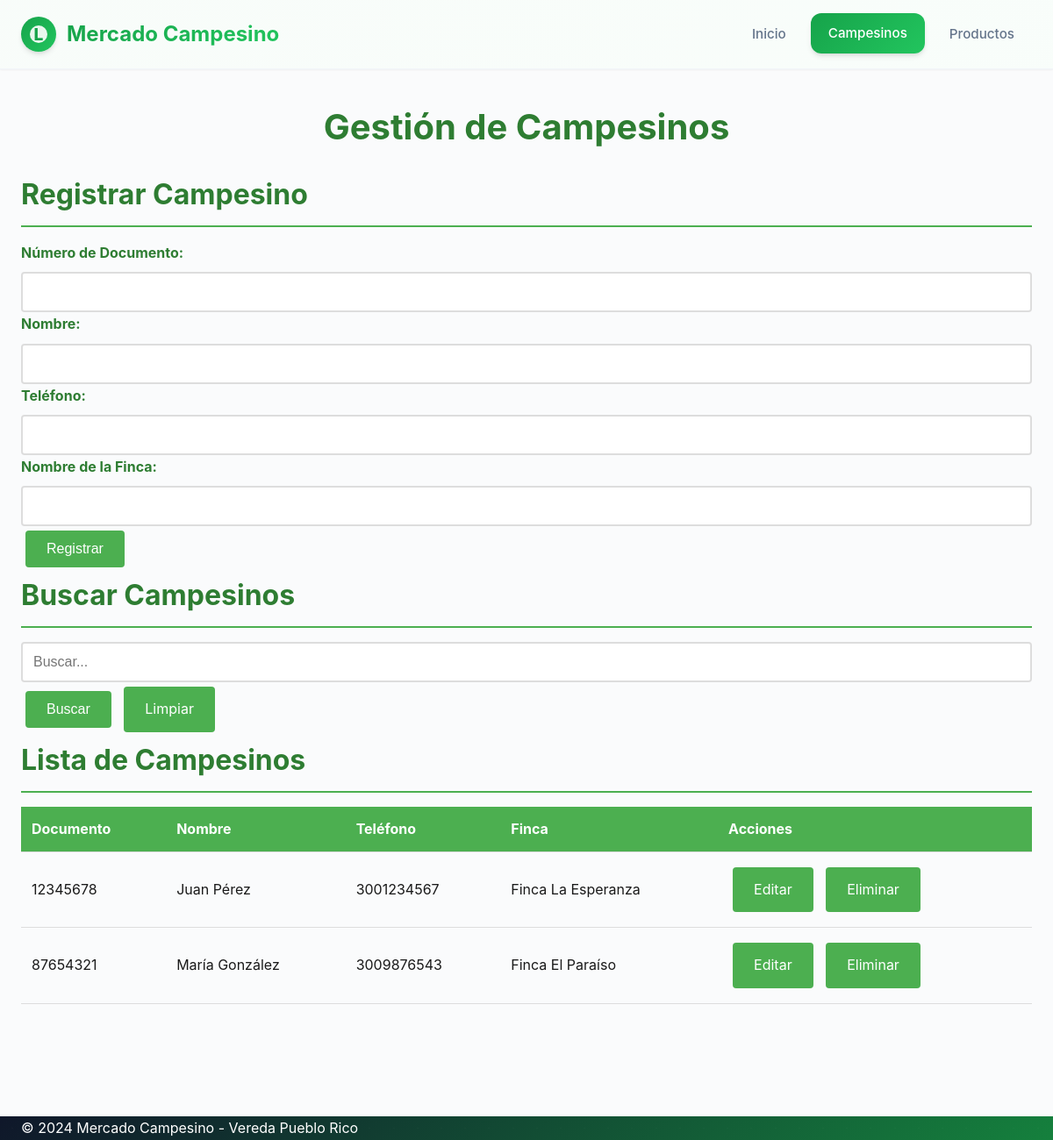
The app's page /app/campesinos.php with its own data.
### tables this page shows
CREATE TABLE campesinos (
    numero_documento VARCHAR(20) PRIMARY KEY,   
    nombre VARCHAR(100) NOT NULL,               
    telefono VARCHAR(15) NOT NULL,              
    nombre_finca VARCHAR(100) NOT NULL,         
    fecha_registro TIMESTAMP DEFAULT CURRENT_TIMESTAMP   
);

### app/campesinos.php (the view, shortened to what this page needs)
<?php
require_once 'conection.php';
$campesino_editar = null;
$busqueda = $_GET['busqueda'] ?? '';
try {
    if (!empty($busqueda)) {
        $stmt = $pdo->prepare("SELECT * FROM campesinos WHERE numero_documento LIKE ? OR nombre LIKE ? ORDER BY nombre");
        $busqueda_param = "%$busqueda%";
        $stmt->execute([$busqueda_param, $busqueda_param]);
    } else {
        $stmt = $pdo->query("SELECT * FROM campesinos ORDER BY nombre");
    }
    $campesinos = $stmt->fetchAll(PDO::FETCH_ASSOC);
} catch (PDOException $e) {
    $campesinos = [];
}
?>
<!DOCTYPE html>
<html lang="es">
<head>
    <link rel="stylesheet" href="css/styles.css">
</head>
<body>
    <header>
        <div class="container">
            <div class="header-content">
                <div class="logo">
                    <div class="logo-circle"></div>
                    <h1>Mercado Campesino</h1>
                </div>
                <nav class="main-nav">
                    <ul>
                        <li><a href="index.php">Inicio</a></li>
                        <li><a href="campesinos.php" class="active">Campesinos</a></li>
                        <li><a href="productos.php">Productos</a></li>
                    </ul>
                </nav>
            </div>
        </div>
    </header>
    <main>
        <div class="container">
            <h1>Gestión de Campesinos</h1>
            <section>
                <h2><?php echo $campesino_editar ? 'Editar Campesino' : 'Registrar Campesino'; ?></h2>
                <form method="POST">
                    <div>
                        <label for="numero_documento">Número de Documento:</label>
                        <input type="text" id="numero_documento" name="numero_documento"
                               value="<?php echo htmlspecialchars($campesino_editar['numero_documento'] ?? ''); ?>" required>
                    </div>
                    <div>
                        <label for="nombre">Nombre:</label>
                        <input type="text" id="nombre" name="nombre"
                               value="<?php echo htmlspecialchars($campesino_editar['nombre'] ?? ''); ?>" required>
                    </div>
                    <div>
                        <label for="telefono">Teléfono:</label>
                        <input type="tel" id="telefono" name="telefono"
                               value="<?php echo htmlspecialchars($campesino_editar['telefono'] ?? ''); ?>" required>
                    </div>
                    <div>
                        <label for="nombre_finca">Nombre de la Finca:</label>
                        <input type="text" id="nombre_finca" name="nombre_finca"
                               value="<?php echo htmlspecialchars($campesino_editar['nombre_finca'] ?? ''); ?>" required>
                    </div>
                    <div>
                        <button type="submit" class="btn">
                            <?php echo $campesino_editar ? 'Actualizar' : 'Registrar'; ?>
                        </button>
                    </div>
                </form>
            </section>
            <section>
                <h2>Buscar Campesinos</h2>
                <form method="GET">
                    <input type="text" name="busqueda" value="<?php echo htmlspecialchars($busqueda); ?>" placeholder="Buscar...">
                    <button type="submit" class="btn">Buscar</button>
                    <a href="campesinos.php" class="btn">Limpiar</a>
                </form>
            </section>
            <section>
                <h2>Lista de Campesinos</h2>
                <?php if (empty($campesinos)): ?>
                    <p>No hay campesinos registrados.</p>
                <?php else: ?>
                    <table>
                        <thead>
                            <tr>
                                <th>Documento</th>
                                <th>Nombre</th>
                                <th>Teléfono</th>
                                <th>Finca</th>
                                <th>Acciones</th>
                            </tr>
                        </thead>
                        <tbody>
                            <?php foreach ($campesinos as $campesino): ?>
                                <tr>
                                    <td><?php echo htmlspecialchars($campesino['numero_documento']); ?></td>
                                    <td><?php echo htmlspecialchars($campesino['nombre']); ?></td>
                                    <td><?php echo htmlspecialchars($campesino['telefono']); ?></td>
                                    <td><?php echo htmlspecialchars($campesino['nombre_finca']); ?></td>
                                    <td>
                                        <a href="campesinos.php?editar=<?php echo urlencode($campesino['numero_documento']); ?>" class="btn">Editar</a>
                                        <a href="campesinos.php?eliminar=<?php echo urlencode($campesino['numero_documento']); ?>" class="btn" onclick="return confirm('¿Eliminar campesino?');">Eliminar</a>
                                    </td>
                                </tr>
                            <?php endforeach; ?>
                        </tbody>
                    </table>
                <?php endif; ?>
            </section>
        </div>
    </main>
    <footer>
        <div class="container">
            <p>&copy; 2024 Mercado Campesino - Vereda Pueblo Rico</p>
        </div>
    </footer>
</body>
</html>

### records on screen
campesinos: numero_documento "12345678", nombre "Juan Pérez", telefono "3001234567", nombre_finca "Finca La Esperanza"
campesinos: numero_documento "87654321", nombre "María González", telefono "3009876543", nombre_finca "Finca El Paraíso"
